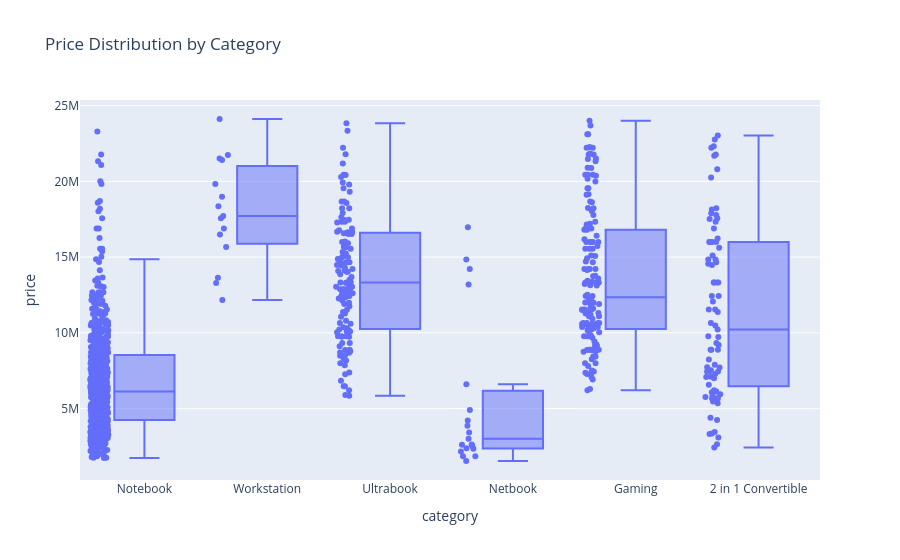

Write notebook code for a chart like this one.
### Markdown cell above
MSI laptops are on average the most expensive.
Apple laptops are the second most expensive laptops and Toshiba's are 3rd.
Acer are the cheapest, with an average price of 626$
Laptops from Dell, Lenovo, HP and Asus have, on average.

### Code cell
fig = px.box(df_train_clean, x='category', y='price', points='all', title='Price Distribution by Category')
fig.show()

### Figure 1 — Plotly figure (JSON) as saved in the notebook; plotly's stock layout.template omitted (floating-point values rounded to 4 significant figures; data arrays with more than 128 entries replaced by an {"elided": "..."} marker saying what was removed)
{"data": [{"alignmentgroup": "True", "boxpoints": "all", "hovertemplate": "category=%{x}<br>price=%{y}<extra></extra>", "legendgroup": "", "marker": {"color": "#636efa"}, "name": "", "notched": false, "offsetgroup": "", "orientation": "v", "showlegend": false, "type": "box", "x": {"elided": "975 str values"}, "x0": " ", "xaxis": "x", "y": {"elided": "975 float values"}, "y0": " ", "yaxis": "y"}], "layout": {"autosize": true, "boxmode": "group", "legend": {"tracegroupgap": 0}, "title": {"text": "Price Distribution by Category"}, "xaxis": {"anchor": "y", "autorange": true, "domain": [0, 1], "range": [-0.5207, 5.5], "title": {"text": "category"}, "type": "category"}, "yaxis": {"anchor": "x", "autorange": true, "domain": [0, 1], "range": [293436, 25368876], "title": {"text": "price"}, "type": "linear"}}}
